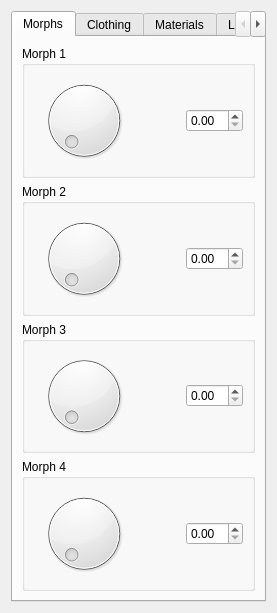
<?xml version="1.0" encoding="UTF-8"?>
<ui version="4.0">
 <class>LibraryForm</class>
 <widget class="QWidget" name="LibraryForm">
  <property name="geometry">
   <rect>
    <x>0</x>
    <y>0</y>
    <width>277</width>
    <height>613</height>
   </rect>
  </property>
  <property name="windowTitle">
   <string>Form</string>
  </property>
  <layout class="QGridLayout" name="gridLayout">
   <item row="0" column="0">
    <widget class="QTabWidget" name="tabWidget">
     <property name="currentIndex">
      <number>0</number>
     </property>
     <property name="tabsClosable">
      <bool>false</bool>
     </property>
     <widget class="QWidget" name="tab">
      <attribute name="title">
       <string>Morphs</string>
      </attribute>
      <layout class="QVBoxLayout" name="verticalLayout">
       <item>
        <widget class="QGroupBox" name="groupBox">
         <property name="title">
          <string>Morph 1</string>
         </property>
         <layout class="QHBoxLayout" name="horizontalLayout_12">
          <item>
           <layout class="QHBoxLayout" name="horizontalLayout_4">
            <item>
             <widget class="QDial" name="dial"/>
            </item>
            <item>
             <layout class="QHBoxLayout" name="horizontalLayout">
              <item>
               <spacer name="horizontalSpacer">
                <property name="orientation">
                 <enum>Qt::Horizontal</enum>
                </property>
                <property name="sizeHint" stdset="0">
                 <size>
                  <width>40</width>
                  <height>20</height>
                 </size>
                </property>
               </spacer>
              </item>
              <item>
               <widget class="QDoubleSpinBox" name="doubleSpinBox"/>
              </item>
             </layout>
            </item>
           </layout>
          </item>
         </layout>
        </widget>
       </item>
       <item>
        <widget class="QGroupBox" name="groupBox_2">
         <property name="title">
          <string>Morph 2</string>
         </property>
         <layout class="QHBoxLayout" name="horizontalLayout_5">
          <item>
           <layout class="QHBoxLayout" name="horizontalLayout_3">
            <item>
             <widget class="QDial" name="dial_2"/>
            </item>
            <item>
             <layout class="QHBoxLayout" name="horizontalLayout_2">
              <item>
               <spacer name="horizontalSpacer_2">
                <property name="orientation">
                 <enum>Qt::Horizontal</enum>
                </property>
                <property name="sizeHint" stdset="0">
                 <size>
                  <width>40</width>
                  <height>20</height>
                 </size>
                </property>
               </spacer>
              </item>
              <item>
               <widget class="QDoubleSpinBox" name="doubleSpinBox_2"/>
              </item>
             </layout>
            </item>
           </layout>
          </item>
         </layout>
        </widget>
       </item>
       <item>
        <widget class="QGroupBox" name="groupBox_3">
         <property name="title">
          <string>Morph 3</string>
         </property>
         <layout class="QHBoxLayout" name="horizontalLayout_6">
          <item>
           <layout class="QHBoxLayout" name="horizontalLayout_7">
            <item>
             <widget class="QDial" name="dial_3"/>
            </item>
            <item>
             <layout class="QHBoxLayout" name="horizontalLayout_8">
              <item>
               <spacer name="horizontalSpacer_3">
                <property name="orientation">
                 <enum>Qt::Horizontal</enum>
                </property>
                <property name="sizeHint" stdset="0">
                 <size>
                  <width>40</width>
                  <height>20</height>
                 </size>
                </property>
               </spacer>
              </item>
              <item>
               <widget class="QDoubleSpinBox" name="doubleSpinBox_3"/>
              </item>
             </layout>
            </item>
           </layout>
          </item>
         </layout>
        </widget>
       </item>
       <item>
        <widget class="QGroupBox" name="groupBox_4">
         <property name="title">
          <string>Morph 4</string>
         </property>
         <layout class="QHBoxLayout" name="horizontalLayout_9">
          <item>
           <layout class="QHBoxLayout" name="horizontalLayout_10">
            <item>
             <widget class="QDial" name="dial_4"/>
            </item>
            <item>
             <layout class="QHBoxLayout" name="horizontalLayout_11">
              <item>
               <spacer name="horizontalSpacer_4">
                <property name="orientation">
                 <enum>Qt::Horizontal</enum>
                </property>
                <property name="sizeHint" stdset="0">
                 <size>
                  <width>40</width>
                  <height>20</height>
                 </size>
                </property>
               </spacer>
              </item>
              <item>
               <widget class="QDoubleSpinBox" name="doubleSpinBox_4"/>
              </item>
             </layout>
            </item>
           </layout>
          </item>
         </layout>
        </widget>
       </item>
      </layout>
     </widget>
     <widget class="QWidget" name="tab_2">
      <attribute name="title">
       <string>Clothing</string>
      </attribute>
     </widget>
     <widget class="QWidget" name="tab_3">
      <attribute name="title">
       <string>Materials</string>
      </attribute>
     </widget>
     <widget class="QWidget" name="tab_4">
      <attribute name="title">
       <string>Layering</string>
      </attribute>
     </widget>
    </widget>
   </item>
  </layout>
 </widget>
 <resources/>
 <connections/>
</ui>
